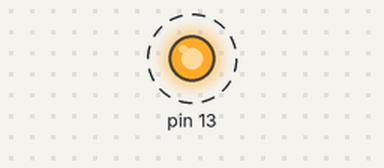
The program below on a simulated Arduino Pro Mini, built with avr-gcc and run on an emulated ATmega328P. Parts: output pins drawn as LEDs (lit = HIGH). Dashed ring = blinking. EEPROM starts erased.

Above: at 4.1 s.
Timing chart, 0 to 8.3 s (numbered marks = the images above):
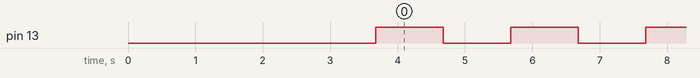

Measured:
- by itself, pin 13: alternates HIGH for 1.0 s and LOW for 1.0 s

The program:

main.cpp
```cpp
/*
*
* This sketch clears radioId, relayId and routing info in EEPROM
*
*/
#include <Arduino.h>

#include <SPI.h>
#include <EEPROM.h>

void before()
{
  // Optional method - for initialisations that needs to take place before MySensors transport has been setup (eg: SPI devices).
  Serial.begin(115200);

}

void presentation()
{

}

void setup()
{
  Serial.println();
  Serial.println();
  Serial.println("=====> Lancement le l'effacement de EEPROM");
  delay(100); //dans Arduino

  //for (int i=0;i<512;i++) {
  for (int i=0;i<1024;i++) {
    EEPROM.write(i, 0xff);
  }

  Serial.println("=====> Effacement de EEPROM terminé");
  delay(100);

  // initialize digital pin 13 as an output.
  pinMode(13, OUTPUT);

}

void loop()
{
  // Nothing to do here...

  digitalWrite(13, HIGH);   // turn the LED on (HIGH is the voltage level)
  delay(1000);              // wait for a second
  digitalWrite(13, LOW);    // turn the LED off by making the voltage LOW
  delay(1000);              // wait for a second

} 
```
